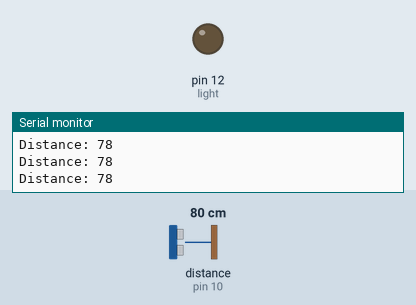
The sketch below on a simulated Arduino Uno, built with avr-gcc and run on an emulated ATmega328P. On the bench: output pins drawn as LEDs (lit = HIGH), the last lines printed to the serial monitor. Wiring (inferred from the names in the program): ultrasonic range finder: trigger pin 9; echo pin 10. The test bench sets the inputs (shaded band); at power-on: distance to the obstacle (sensor on pin 10) 80 cm. The echo pulse lasts 58.3 µs per cm; pins used as bus, display or sensor lines are not drawn.

Above: at 1.2 s.
1.3 s: distance to the obstacle (sensor on pin 10) set to 33 cm
2.8 s: distance to the obstacle (sensor on pin 10) set to 28 cm
At 3.2 s:
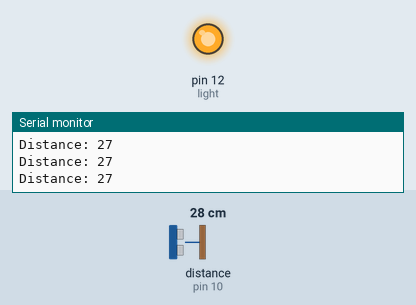
4.3 s: distance to the obstacle (sensor on pin 10) set to 23 cm
7.3 s: distance to the obstacle (sensor on pin 10) set to 20 cm
At 7.8 s:
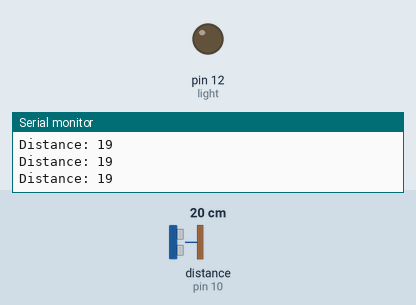
Timing chart, 0 to 9.8 s (numbered marks = the images above; inputs shaded):
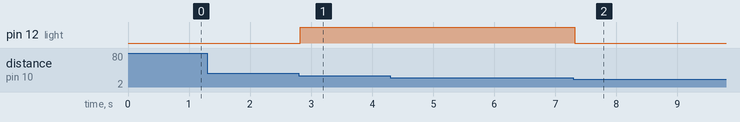

The sketch:

ultrasonic.ino
```cpp
/*
* Ultrasonic Sensor HC-SR04 and Arduino Tutorial
*
* by Dejan Nedelkovski,
* www.HowToMechatronics.com
*
*/
// defines pins numbers
const int trigPin = 9;
const int echoPin = 10;
const int light = 12;
float refVolt;
const int posipin1=0;
// defines variables
long duration;
int distance;
void setup() {
pinMode(trigPin, OUTPUT);
pinMode(light, OUTPUT);// Sets the trigPin as an Output
pinMode(echoPin, INPUT); // Sets the echoPin as an Input
Serial.begin(9600); // Starts the serial communication
}
void loop() {
// Clears the trigPin
digitalWrite(trigPin, LOW);
delayMicroseconds(2);
// Sets the trigPin on HIGH state for 10 micro seconds
digitalWrite(trigPin, HIGH);
delayMicroseconds(10);
digitalWrite(trigPin, LOW);
// Reads the echoPin, returns the sound wave travel time in microseconds
duration = pulseIn(echoPin, HIGH);
// Calculating the distance
distance= duration*0.034/2;
// Prints the distance on the Serial Monitor
Serial.print("Distance: ");
Serial.println(distance);
if (distance>20 && distance<30)
{
  digitalWrite(light, HIGH);
}
else
{
  digitalWrite(light, LOW);

}
}
```

Measured:
- the behaviour switches between 31 and 30 cm on distance to the obstacle (sensor on pin 10) (found by bisection; images 0 and 1)
- the behaviour switches between 22 and 21 cm on distance to the obstacle (sensor on pin 10) (found by bisection; images 1 and 2)
- after the input at 2.8 s, pin 12 (light): LOW → HIGH at once
- after the input at 7.3 s, pin 12 (light): HIGH → LOW at once
